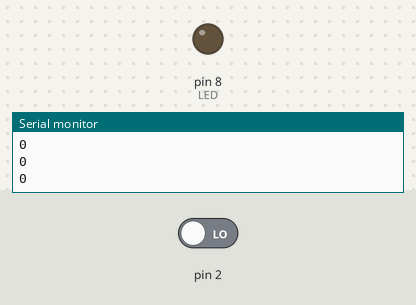
Bench run of a sketch on a simulated Arduino Uno, built with avr-gcc and run on an emulated ATmega328P. On the bench: output pins drawn as LEDs (lit = HIGH), the last lines printed to the serial monitor. The inputs (shaded band) are chosen by the test bench; at power-on: pin 2 LOW.

Above: at 15.8 s.
15.9 s: pin 2 driven HIGH
At 20.8 s:
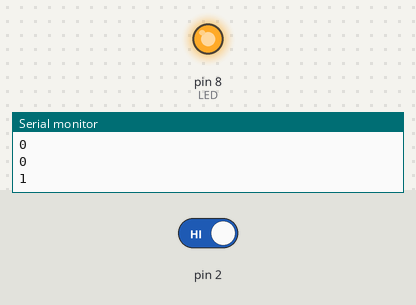
23.4 s: pin 2 driven LOW
At 25.8 s:
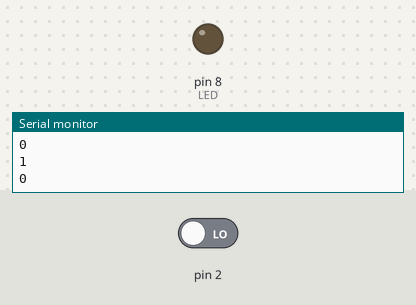
Timing chart, 0 to 27.3 s (numbered marks = the images above; inputs shaded):
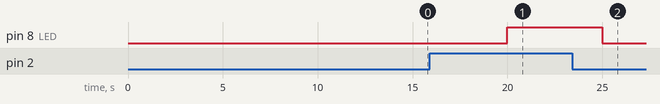

Measured:
- after the input at 15.9 s, pin 8 (LED): LOW → HIGH after 4.1 s
- after the input at 23.4 s, pin 8 (LED): HIGH → LOW after 1.6 s

The sketch:

pull_down.ino
```cpp
int LED = 8;

void setup() {
  pinMode(2, INPUT);
  pinMode(LED, OUTPUT);
  Serial.begin(9600);
}

void loop() {
  delay(5000);
  int D_read = digitalRead(2);
  Serial.println(D_read);
  if (D_read == HIGH) {
    digitalWrite(LED, HIGH);
  } else {
    digitalWrite(LED, LOW);
  }

}
```
